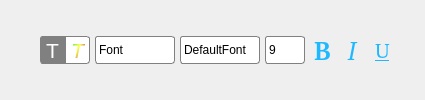
                  <widget class="QWidget" name="text_setting">
                   <layout class="QHBoxLayout" name="horizontalLayout_11">
                    <property name="spacing">
                     <number>5</number>
                    </property>
                    <property name="leftMargin">
                     <number>0</number>
                    </property>
                    <property name="topMargin">
                     <number>0</number>
                    </property>
                    <property name="rightMargin">
                     <number>0</number>
                    </property>
                    <property name="bottomMargin">
                     <number>0</number>
                    </property>
                    <item>
                     <layout class="QHBoxLayout" name="horizontalLayout_10">
                      <property name="spacing">
                       <number>0</number>
                      </property>
                      <item>
                       <spacer name="horizontalSpacer_8">
                        <property name="orientation">
                         <enum>Qt::Horizontal</enum>
                        </property>
                        <property name="sizeHint" stdset="0">
                         <size>
                          <width>40</width>
                          <height>20</height>
                         </size>
                        </property>
                       </spacer>
                      </item>
                      <item>
                       <widget class="QPushButton" name="sys_font">
                        <property name="sizePolicy">
                         <sizepolicy hsizetype="Fixed" vsizetype="Fixed">
                          <horstretch>0</horstretch>
                          <verstretch>0</verstretch>
                         </sizepolicy>
                        </property>
                        <property name="minimumSize">
                         <size>
                          <width>25</width>
                          <height>28</height>
                         </size>
                        </property>
                        <property name="maximumSize">
                         <size>
                          <width>25</width>
                          <height>28</height>
                         </size>
                        </property>
                        <property name="font">
                         <font>
                          <pointsize>16</pointsize>
                         </font>
                        </property>
                        <property name="toolTip">
                         <string>System Font</string>
                        </property>
                        <property name="styleSheet">
                         <string notr="true">QPushButton#sys_font
{
border-top-left-radius:3px;
border-bottom-left-radius:3px;
border-color:gray;
background-color:white;
color:gray;
border:1px solid gray;
}
QPushButton#sys_font:checked
{
border-top-left-radius:3px;
border-bottom-left-radius:3px;
border-color:gray;
background-color:gray;
color:white
}
QPushButton#sys_font:unchecked
{
border-top-left-radius:3px;
border-bottom-left-radius:3px;
border-color:gray;
background-color:white;
color:gray;
border:1px solid gray;
}</string>
                        </property>
                        <property name="text">
                         <string>T</string>
                        </property>
                        <property name="checkable">
                         <bool>true</bool>
                        </property>
                        <property name="checked">
                         <bool>true</bool>
                        </property>
                        <property name="autoExclusive">
                         <bool>true</bool>
                        </property>
                       </widget>
                      </item>
                      <item>
                       <widget class="QPushButton" name="color_font">
                        <property name="minimumSize">
                         <size>
                          <width>25</width>
                          <height>28</height>
                         </size>
                        </property>
                        <property name="maximumSize">
                         <size>
                          <width>25</width>
                          <height>28</height>
                         </size>
                        </property>
                        <property name="font">
                         <font>
                          <pointsize>16</pointsize>
                          <italic>true</italic>
                         </font>
                        </property>
                        <property name="toolTip">
                         <string>Personal Font</string>
                        </property>
                        <property name="styleSheet">
                         <string notr="true">QPushButton#color_font
{
border-top-right-radius:3px;
border-bottom-right-radius:3px;
border-color:gray;
background-color:white;
color:qlineargradient(spread:pad, x1:0, y1:0, x2:0.937, y2:0.959773, stop:0 rgba(0, 237, 0, 255), stop:0.505263 rgba(255, 255, 83, 255), stop:1 rgba(146, 0, 73, 255));
border:1px solid gray;
}
QPushButton#color_font:checked
{
border-top-right-radius:3px;
border-bottom-right-radius:3px;
border-color:gray;
background-color:gray;
}
QPushButton#color_font:unchecked
{
border-top-left-radius:3px;
border-bottom-left-radius:3px;
border-color:gray;
background-color:white;
border:1px solid gray;
}</string>
                        </property>
                        <property name="text">
                         <string>T</string>
                        </property>
                        <property name="checkable">
                         <bool>true</bool>
                        </property>
                        <property name="autoExclusive">
                         <bool>true</bool>
                        </property>
                       </widget>
                      </item>
                     </layout>
                    </item>
                    <item>
                     <widget class="QPushButton" name="font_option">
                      <property name="sizePolicy">
                       <sizepolicy hsizetype="Fixed" vsizetype="Fixed">
                        <horstretch>0</horstretch>
                        <verstretch>0</verstretch>
                       </sizepolicy>
                      </property>
                      <property name="minimumSize">
                       <size>
                        <width>80</width>
                        <height>28</height>
                       </size>
                      </property>
                      <property name="maximumSize">
                       <size>
                        <width>80</width>
                        <height>28</height>
                       </size>
                      </property>
                      <property name="layoutDirection">
                       <enum>Qt::RightToLeft</enum>
                      </property>
                      <property name="styleSheet">
                       <string notr="true">QPushButton#font_option
{
border-radius:3px;
border:1px solid gray;
padding:3px;
color:black;
background-color:white;
text-align:left;
}
QPushButton#font_option:hover
{
border:2px solid rgb(1, 124, 255);
padding:2px;
}</string>
                      </property>
                      <property name="text">
                       <string>Font</string>
                      </property>
                      <property name="icon">
                       <iconset resource="../res.qrc">
                        <normaloff>:/res/talk/nnu.png</normaloff>:/res/talk/nnu.png</iconset>
                      </property>
                      <property name="checkable">
                       <bool>true</bool>
                      </property>
                      <property name="autoExclusive">
                       <bool>false</bool>
                      </property>
                     </widget>
                    </item>
                    <item>
                     <widget class="QPushButton" name="font_select">
                      <property name="sizePolicy">
                       <sizepolicy hsizetype="Fixed" vsizetype="Fixed">
                        <horstretch>0</horstretch>
                        <verstretch>0</verstretch>
                       </sizepolicy>
                      </property>
                      <property name="minimumSize">
                       <size>
                        <width>80</width>
                        <height>28</height>
                       </size>
                      </property>
                      <property name="maximumSize">
                       <size>
                        <width>80</width>
                        <height>28</height>
                       </size>
                      </property>
                      <property name="layoutDirection">
                       <enum>Qt::RightToLeft</enum>
                      </property>
                      <property name="styleSheet">
                       <string notr="true">QPushButton#font_select
{
border-radius:3px;
border:1px solid gray;
padding:3px;
color:black;
background-color:white;
text-align:left;
}

QPushButton#font_select:hover
{
border:2px solid rgb(1, 124, 255);
padding:2px;
}</string>
                      </property>
                      <property name="text">
                       <string>DefaultFont</string>
                      </property>
                      <property name="icon">
                       <iconset resource="../res.qrc">
                        <normaloff>:/res/talk/nnu.png</normaloff>:/res/talk/nnu.png</iconset>
                      </property>
                      <property name="checkable">
                       <bool>true</bool>
                      </property>
                      <property name="autoExclusive">
                       <bool>false</bool>
                      </property>
                     </widget>
                    </item>
                    <item>
                     <widget class="QPushButton" name="font_size">
                      <property name="sizePolicy">
                       <sizepolicy hsizetype="Fixed" vsizetype="Fixed">
                        <horstretch>0</horstretch>
                        <verstretch>0</verstretch>
                       </sizepolicy>
                      </property>
                      <property name="minimumSize">
                       <size>
                        <width>40</width>
                        <height>28</height>
                       </size>
                      </property>
                      <property name="maximumSize">
                       <size>
                        <width>40</width>
                        <height>28</height>
                       </size>
                      </property>
                      <property name="layoutDirection">
                       <enum>Qt::RightToLeft</enum>
                      </property>
                      <property name="styleSheet">
                       <string notr="true">QPushButton#font_size
{
border-radius:3px;
border:1px solid gray;
padding:3px;
color:black;
background-color:white;
text-align:left;
}
QPushButton#font_size:hover
{
border:2px solid rgb(1, 124, 255);
padding:2px;
}</string>
                      </property>
                      <property name="text">
                       <string>9</string>
                      </property>
                      <property name="icon">
                       <iconset resource="../res.qrc">
                        <normaloff>:/res/talk/nnu.png</normaloff>:/res/talk/nnu.png</iconset>
                      </property>
                      <property name="checkable">
                       <bool>true</bool>
                      </property>
                      <property name="autoExclusive">
                       <bool>false</bool>
                      </property>
                     </widget>
                    </item>
                    <item>
                     <widget class="QPushButton" name="bold">
                      <property name="minimumSize">
                       <size>
                        <width>25</width>
                        <height>28</height>
                       </size>
                      </property>
                      <property name="maximumSize">
                       <size>
                        <width>25</width>
                        <height>28</height>
                       </size>
                      </property>
                      <property name="font">
                       <font>
                        <family>Bitstream Charter</family>
                        <pointsize>20</pointsize>
                        <weight>75</weight>
                        <bold>true</bold>
                       </font>
                      </property>
                      <property name="toolTip">
                       <string>Blod</string>
                      </property>
                      <property name="styleSheet">
                       <string notr="true">QPushButton#bold
{
background-color:transparent;
color:rgb(29, 184, 255);
border:none;
}
QPushButton#bold:checked
{
border-radius:3px;
border: 1px solid gray;
background-color:qlineargradient(spread:pad, x1:0, y1:0, x2:0, y2:1, stop:0 rgba(0, 0, 0, 10), stop:1 rgba(255, 255, 255, 255));
}
QPushButton#bold:unchecked
{
background-color:transparent;
color:rgb(29, 184, 255);
border:none;
}
QPushButton#bold:hover, QPushButton:unchecked
{
background-color:white;
color:rgb(29, 184, 255);
border-radius:3px;
border: 1px solid gray;
}</string>
                      </property>
                      <property name="text">
                       <string>B</string>
                      </property>
                      <property name="checkable">
                       <bool>true</bool>
                      </property>
                     </widget>
                    </item>
                    <item>
                     <widget class="QPushButton" name="italic">
                      <property name="minimumSize">
                       <size>
                        <width>25</width>
                        <height>28</height>
                       </size>
                      </property>
                      <property name="maximumSize">
                       <size>
                        <width>25</width>
                        <height>28</height>
                       </size>
                      </property>
                      <property name="font">
                       <font>
                        <family>Bitstream Charter</family>
                        <pointsize>20</pointsize>
                        <italic>true</italic>
                       </font>
                      </property>
                      <property name="toolTip">
                       <string>Italic</string>
                      </property>
                      <property name="styleSheet">
                       <string notr="true">QPushButton#italic
{
background-color:transparent;
color:rgb(29, 184, 255);
border:none;
}
QPushButton#italic:checked
{
border-radius:3px;
border: 1px solid gray;
background-color:qlineargradient(spread:pad, x1:0, y1:0, x2:0, y2:1, stop:0 rgba(0, 0, 0, 10), stop:1 rgba(255, 255, 255, 255));
}
QPushButton#italic:unchecked
{
background-color:transparent;
color:rgb(29, 184, 255);
border:none;
}
QPushButton#italic:hover, QPushButton:unchecked
{
background-color:white;
color:rgb(29, 184, 255);
border-radius:3px;
border: 1px solid gray;
}</string>
                      </property>
                      <property name="text">
                       <string>I</string>
                      </property>
                      <property name="checkable">
                       <bool>true</bool>
                      </property>
                     </widget>
                    </item>
                    <item>
                     <widget class="QPushButton" name="underline">
                      <property name="minimumSize">
                       <size>
                        <width>25</width>
                        <height>28</height>
                       </size>
                      </property>
                      <property name="maximumSize">
                       <size>
                        <width>25</width>
                        <height>28</height>
                       </size>
                      </property>
                      <property name="font">
                       <font>
                        <family>Bitstream Charter</family>
                        <pointsize>16</pointsize>
                        <weight>50</weight>
                        <bold>false</bold>
                        <underline>true</underline>
                       </font>
                      </property>
                      <property name="toolTip">
                       <string>Underline</string>
                      </property>
                      <property name="styleSheet">
                       <string notr="true">QPushButton#underline
{
background-color:transparent;
color:rgb(29, 184, 255);
border:none;
}
QPushButton#underline:checked
{
border-radius:3px;
border: 1px solid gray;
background-color:qlineargradient(spread:pad, x1:0, y1:0, x2:0, y2:1, stop:0 rgba(0, 0, 0, 10), stop:1 rgba(255, 255, 255, 255));
}
QPushButton#underline:unchecked
{
background-color:transparent;
color:rgb(29, 184, 255);
border:none;
}
QPushButton#underline:hover, QPushButton:unchecked
{
background-color:white;
color:rgb(29, 184, 255);
border-radius:3px;
border: 1px solid gray;
}</string>
                      </property>
                      <property name="text">
                       <string>U</string>
                      </property>
                      <property name="checkable">
                       <bool>true</bool>
                      </property>
                     </widget>
                    </item>
                    <item>
                     <widget class="QPushButton" name="color_option">
                      <property name="minimumSize">
                       <size>
                        <width>25</width>
                        <height>28</height>
                       </size>
                      </property>
                      <property name="maximumSize">
                       <size>
                        <width>25</width>
                        <height>28</height>
                       </size>
                      </property>
                      <property name="toolTip">
                       <string>Color</string>
                      </property>
                      <property name="styleSheet">
                       <string notr="true">QPushButton#color_option
{
background-color:transparent;
border:1px solid transparent;
image: url(:/res/talk/oid.png);
}
QPushButton#color_option:hover
{
border-radius:3px;
background-color:white;
border:1px solid gray;
}
QPushButton#color_option:pressed
{
border-radius:3px;
background-color: rgba(255,255,255,120);
border:1px solid gray;
}</string>
                      </property>
                      <property name="text">
                       <string/>
                      </property>
                     </widget>
                    </item>
                   </layout>
                  </widget>
